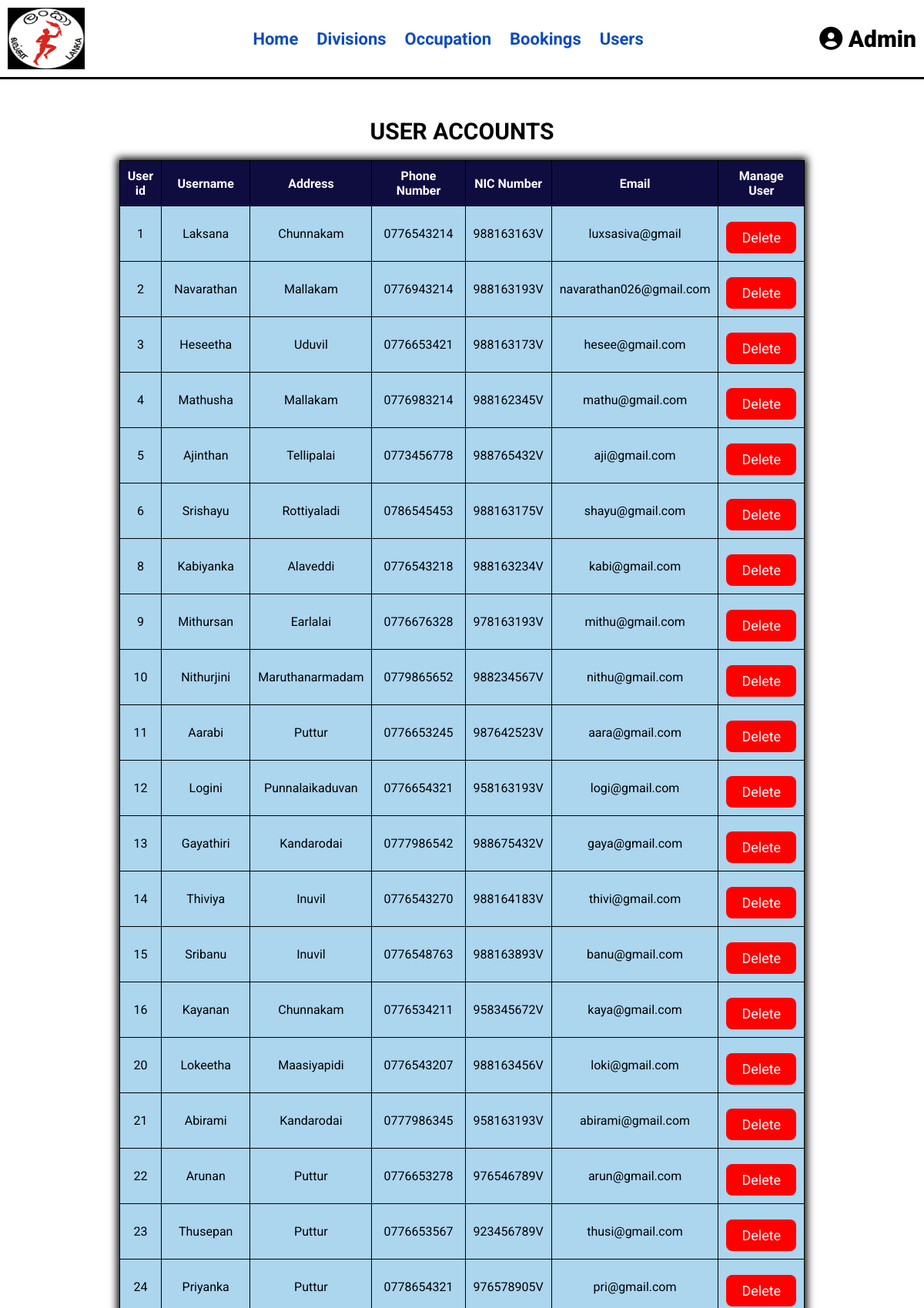
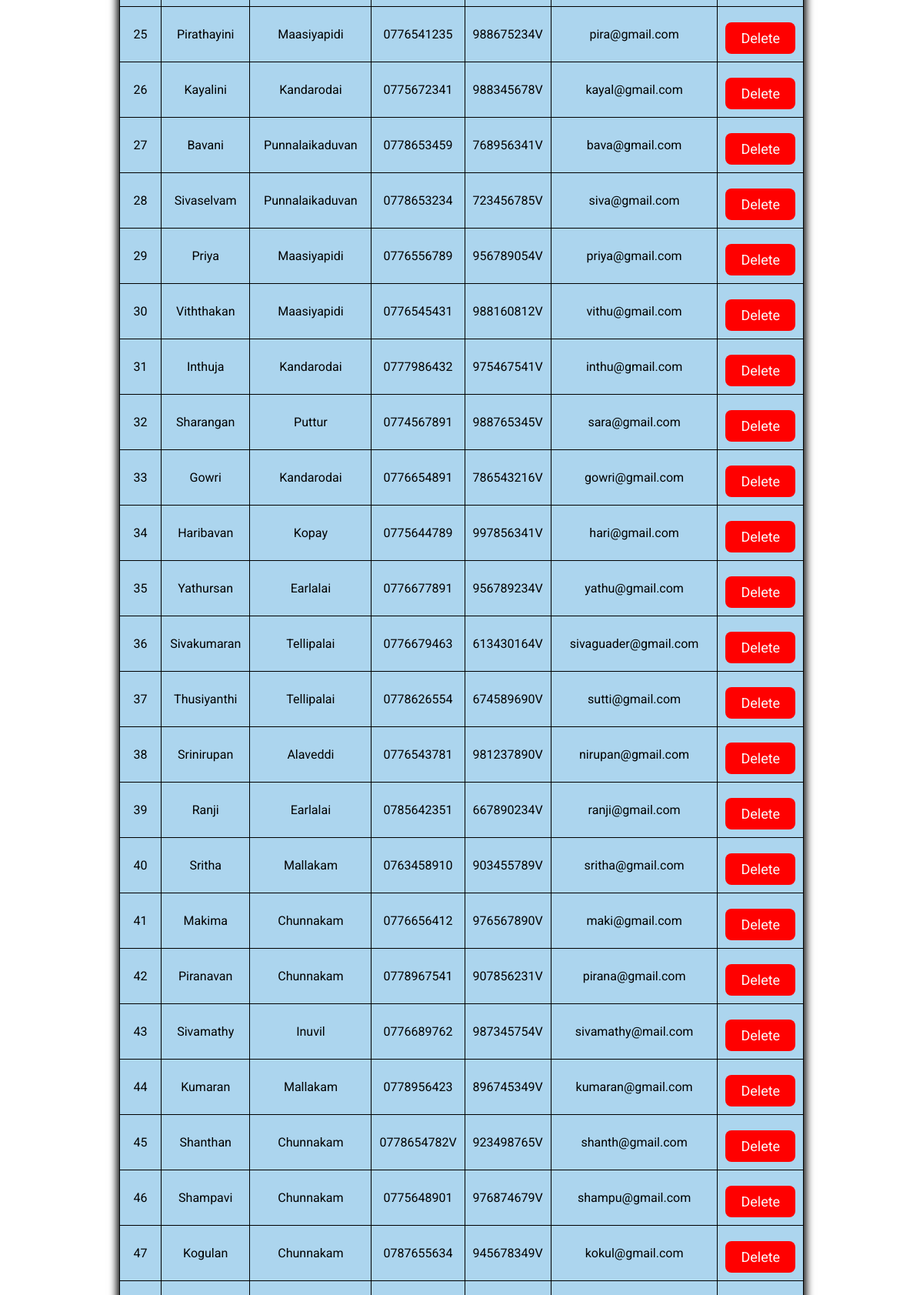
Page /admin/manage_users.php (signed in, upper part) on the committed database (2 pictures, top to bottom).
### tables this page shows
CREATE TABLE IF NOT EXISTS `users_tbl` (
  `user_id` int(11) NOT NULL AUTO_INCREMENT,
  `user_name` varchar(100) NOT NULL,
  `address` varchar(100) NOT NULL,
  `phone_No` varchar(12) NOT NULL,
  `nic_no` varchar(12) NOT NULL,
  `email` text NOT NULL,
  `password` varchar(255) NOT NULL,
  PRIMARY KEY (`user_id`),
  UNIQUE KEY `phone_No` (`phone_No`,`nic_no`),
  UNIQUE KEY `user_name` (`user_name`)
);

### admin/manage_users.php (the view, shortened to what this page needs)
<?php
include '../connection.php';
?>
<!DOCTYPE html>
<html lang="en">
<head>
   <link rel="stylesheet" href="https://cdnjs.cloudflare.com/ajax/libs/font-awesome/6.0.0/css/all.min.css">
   <link rel="stylesheet" href="../css/admin_style3.css">
</head>
<body>
<?php include 'admin_header.php'; ?>
<section class="users">
   <h1 class="title"> user accounts </h1>
   <div class="box-container">
    <table class="center">
        <tr>
            <th>User id</th>
            <th>Username</th>
            <th>Address</th>
            <th>Phone Number</th>
            <th>NIC Number</th>
            <th>Email</th>
            <th>Manage User</th>
        </tr>
      <?php
         $select_users = mysqli_query($conn, "SELECT * FROM `users_tbl`") or die('query failed');
         while($fetch_users = mysqli_fetch_assoc($select_users)){
      ?>
        <tr>
            <td><?php echo $fetch_users['user_id']; ?></td>
            <td><?php echo $fetch_users['user_name']; ?></td>
            <td><?php echo $fetch_users['address']; ?></td>
            <td><?php echo $fetch_users['phone_No']; ?></td>
            <td><?php echo $fetch_users['nic_no']; ?></td>
            <td><?php echo $fetch_users['email']; ?></td>
            <td><a href="manage_users.php?delete=<?php echo $fetch_users['user_id']; ?>" onclick="return confirm('Confirm to delete this user?');" class="delete-btn">Delete</a></td>
        </tr>
      <?php
         };
      ?>
    </table>
   </div>
</section>
</body>
</html>

### css/admin_style3.css (style rules this page uses)
* { font-family: 'Roboto'; margin:0; padding:0; box-sizing: border-box; outline: none; border:none; text-decoration: none; transition:all .2s linear; }
body { background-color: #ffffff; }
section { padding:30px 25px; }
.title { text-align: center; margin:20px; text-transform: uppercase; color:#000000; font-size: 30px; }
.btn, .option-btn, .delete-btn, .white-btn { display: inline-block; margin-top: 10px; padding:10px 20px; cursor: pointer; color:#fafafa; font-size: 18px; border-radius: 8px; text-transform: capitalize; }
.delete-btn { background-color: #ff0000; }
h1 { color:#ffffff; }
table { width:60%; margin:auto; }
table, tr ,th, td { border:1px solid #000000; border-collapse: collapse; text-align: center; padding:2px; }
table th { background-color:#0f0d40; color:white; text-align: center; }
table tr td, input[type="text"], input[type="number"] { background-color: #acd5ee; text-align: center; }
.box-container table tr td, th { padding:10px; }
table.center { margin-left: auto; margin-right: auto; box-shadow: 0 0 10px 3px #000000; }

### rows in the picture
users_tbl: user_id "1", user_name "Laksana", address "Chunnakam", phone_No "0776543214", nic_no "988163163V", email "luxsasiva@gmail"
users_tbl: user_id "2", user_name "Navarathan", address "Mallakam", phone_No "0776943214", nic_no "988163193V", email "navarathan026@gmail.com"
users_tbl: user_id "3", user_name "Heseetha", address "Uduvil", phone_No "0776653421", nic_no "988163173V", email "hesee@gmail.com"
users_tbl: user_id "4", user_name "Mathusha", address "Mallakam", phone_No "0776983214", nic_no "988162345V", email "mathu@gmail.com"
users_tbl: user_id "5", user_name "Ajinthan", address "Tellipalai", phone_No "0773456778", nic_no "988765432V", email "aji@gmail.com"
users_tbl: user_id "6", user_name "Srishayu", address "Rottiyaladi", phone_No "0786545453", nic_no "988163175V", email "shayu@gmail.com"
users_tbl: user_id "8", user_name "Kabiyanka", address "Alaveddi", phone_No "0776543218", nic_no "988163234V", email "kabi@gmail.com"
users_tbl: user_id "9", user_name "Mithursan", address "Earlalai", phone_No "0776676328", nic_no "978163193V", email "mithu@gmail.com"
users_tbl: user_id "10", user_name "Nithurjini", address "Maruthanarmadam", phone_No "0779865652", nic_no "988234567V", email "nithu@gmail.com"
users_tbl: user_id "11", user_name "Aarabi", address "Puttur", phone_No "0776653245", nic_no "987642523V", email "aara@gmail.com"
users_tbl: user_id "12", user_name "Logini", address "Punnalaikaduvan", phone_No "0776654321", nic_no "958163193V", email "logi@gmail.com"
users_tbl: user_id "13", user_name "Gayathiri", address "Kandarodai", phone_No "0777986542", nic_no "988675432V", email "gaya@gmail.com"
users_tbl: user_id "14", user_name "Thiviya", address "Inuvil", phone_No "0776543270", nic_no "988164183V", email "thivi@gmail.com"
users_tbl: user_id "15", user_name "Sribanu", address "Inuvil", phone_No "0776548763", nic_no "988163893V", email "banu@gmail.com"
users_tbl: user_id "16", user_name "Kayanan", address "Chunnakam", phone_No "0776534211", nic_no "958345672V", email "kaya@gmail.com"
users_tbl: user_id "20", user_name "Lokeetha", address "Maasiyapidi", phone_No "0776543207", nic_no "988163456V", email "loki@gmail.com"
users_tbl: user_id "21", user_name "Abirami", address "Kandarodai", phone_No "0777986345", nic_no "958163193V", email "abirami@gmail.com"
users_tbl: user_id "22", user_name "Arunan", address "Puttur", phone_No "0776653278", nic_no "976546789V", email "arun@gmail.com"
users_tbl: user_id "23", user_name "Thusepan", address "Puttur", phone_No "0776653567", nic_no "923456789V", email "thusi@gmail.com"
users_tbl: user_id "24", user_name "Priyanka", address "Puttur", phone_No "0778654321", nic_no "976578905V", email "pri@gmail.com"
users_tbl: user_id "25", user_name "Pirathayini", address "Maasiyapidi", phone_No "0776541235", nic_no "988675234V", email "pira@gmail.com"
users_tbl: user_id "26", user_name "Kayalini", address "Kandarodai", phone_No "0775672341", nic_no "988345678V", email "kayal@gmail.com"
users_tbl: user_id "27", user_name "Bavani", address "Punnalaikaduvan", phone_No "0778653459", nic_no "768956341V", email "bava@gmail.com"
users_tbl: user_id "28", user_name "Sivaselvam", address "Punnalaikaduvan", phone_No "0778653234", nic_no "723456785V", email "siva@gmail.com"
users_tbl: user_id "29", user_name "Priya", address "Maasiyapidi", phone_No "0776556789", nic_no "956789054V", email "priya@gmail.com"
users_tbl: user_id "30", user_name "Viththakan", address "Maasiyapidi", phone_No "0776545431", nic_no "988160812V", email "vithu@gmail.com"
users_tbl: user_id "31", user_name "Inthuja", address "Kandarodai", phone_No "0777986432", nic_no "975467541V", email "inthu@gmail.com"
users_tbl: user_id "32", user_name "Sharangan", address "Puttur", phone_No "0774567891", nic_no "988765345V", email "sara@gmail.com"
users_tbl: user_id "33", user_name "Gowri", address "Kandarodai", phone_No "0776654891", nic_no "786543216V", email "gowri@gmail.com"
users_tbl: user_id "34", user_name "Haribavan", address "Kopay", phone_No "0775644789", nic_no "997856341V", email "hari@gmail.com"
users_tbl: user_id "35", user_name "Yathursan", address "Earlalai", phone_No "0776677891", nic_no "956789234V", email "yathu@gmail.com"
users_tbl: user_id "36", user_name "Sivakumaran", address "Tellipalai", phone_No "0776679463", nic_no "613430164V", email "sivaguader@gmail.com"
users_tbl: user_id "37", user_name "Thusiyanthi", address "Tellipalai", phone_No "0778626554", nic_no "674589690V", email "sutti@gmail.com"
users_tbl: user_id "38", user_name "Srinirupan", address "Alaveddi", phone_No "0776543781", nic_no "981237890V", email "nirupan@gmail.com"
users_tbl: user_id "39", user_name "Ranji", address "Earlalai", phone_No "0785642351", nic_no "667890234V", email "ranji@gmail.com"
users_tbl: user_id "40", user_name "Sritha", address "Mallakam", phone_No "0763458910", nic_no "903455789V", email "sritha@gmail.com"
users_tbl: user_id "41", user_name "Makima", address "Chunnakam", phone_No "0776656412", nic_no "976567890V", email "maki@gmail.com"
users_tbl: user_id "42", user_name "Piranavan", address "Chunnakam", phone_No "0778967541", nic_no "907856231V", email "pirana@gmail.com"
users_tbl: user_id "43", user_name "Sivamathy", address "Inuvil", phone_No "0776689762", nic_no "987345754V", email "sivamathy@mail.com"
users_tbl: user_id "44", user_name "Kumaran", address "Mallakam", phone_No "0778956423", nic_no "896745349V", email "kumaran@gmail.com"
users_tbl: user_id "45", user_name "Shanthan", address "Chunnakam", phone_No "0778654782V", nic_no "923498765V", email "shanth@gmail.com"
users_tbl: user_id "46", user_name "Shampavi", address "Chunnakam", phone_No "0775648901", nic_no "976874679V", email "shampu@gmail.com"
users_tbl: user_id "47", user_name "Kogulan", address "Chunnakam", phone_No "0787655634", nic_no "945678349V", email "kokul@gmail.com"

### other values in the picture
$_SESSION['admin_name'] "Admin"
